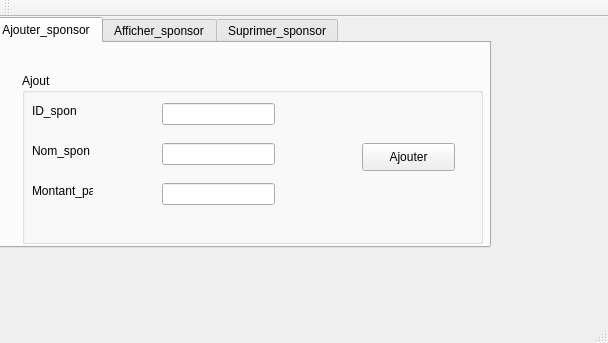
<?xml version="1.0" encoding="UTF-8"?>
<ui version="4.0">
 <class>MainWindow</class>
 <widget class="QMainWindow" name="MainWindow">
  <property name="geometry">
   <rect>
    <x>0</x>
    <y>0</y>
    <width>608</width>
    <height>343</height>
   </rect>
  </property>
  <property name="windowTitle">
   <string>Gestion des Clients</string>
  </property>
  <widget class="QWidget" name="centralWidget">
   <widget class="QTabWidget" name="tabWidget">
    <property name="geometry">
     <rect>
      <x>-10</x>
      <y>0</y>
      <width>501</width>
      <height>231</height>
     </rect>
    </property>
    <property name="currentIndex">
     <number>0</number>
    </property>
    <widget class="QWidget" name="Ajouter_sponsor">
     <attribute name="title">
      <string>Ajouter_sponsor</string>
     </attribute>
     <widget class="QGroupBox" name="Ajouter">
      <property name="geometry">
       <rect>
        <x>30</x>
        <y>30</y>
        <width>461</width>
        <height>171</height>
       </rect>
      </property>
      <property name="title">
       <string>Ajout</string>
      </property>
      <widget class="QLabel" name="ID_spon">
       <property name="geometry">
        <rect>
         <x>10</x>
         <y>30</y>
         <width>56</width>
         <height>16</height>
        </rect>
       </property>
       <property name="text">
        <string>ID_spon</string>
       </property>
      </widget>
      <widget class="QLabel" name="Nom_spon">
       <property name="geometry">
        <rect>
         <x>10</x>
         <y>70</y>
         <width>61</width>
         <height>16</height>
        </rect>
       </property>
       <property name="text">
        <string>Nom_spon</string>
       </property>
      </widget>
      <widget class="QLabel" name="Montant_payes">
       <property name="geometry">
        <rect>
         <x>10</x>
         <y>110</y>
         <width>61</width>
         <height>16</height>
        </rect>
       </property>
       <property name="text">
        <string>Montant_paye</string>
       </property>
      </widget>
      <widget class="QLineEdit" name="le_id">
       <property name="geometry">
        <rect>
         <x>140</x>
         <y>30</y>
         <width>113</width>
         <height>22</height>
        </rect>
       </property>
      </widget>
      <widget class="QLineEdit" name="le_nom">
       <property name="geometry">
        <rect>
         <x>140</x>
         <y>70</y>
         <width>113</width>
         <height>22</height>
        </rect>
       </property>
      </widget>
      <widget class="QLineEdit" name="le_MontantPaye">
       <property name="geometry">
        <rect>
         <x>140</x>
         <y>110</y>
         <width>113</width>
         <height>22</height>
        </rect>
       </property>
      </widget>
      <widget class="QPushButton" name="pb_ajouter">
       <property name="geometry">
        <rect>
         <x>340</x>
         <y>70</y>
         <width>93</width>
         <height>28</height>
        </rect>
       </property>
       <property name="text">
        <string>Ajouter</string>
       </property>
      </widget>
     </widget>
    </widget>
    <widget class="QWidget" name="Afficher_sponsor">
     <attribute name="title">
      <string>Afficher_sponsor</string>
     </attribute>
    </widget>
    <widget class="QWidget" name="suprimer_sponsor">
     <attribute name="title">
      <string>Suprimer_sponsor</string>
     </attribute>
    </widget>
   </widget>
  </widget>
  <widget class="QMenuBar" name="menuBar">
   <property name="geometry">
    <rect>
     <x>0</x>
     <y>0</y>
     <width>608</width>
     <height>26</height>
    </rect>
   </property>
  </widget>
  <widget class="QToolBar" name="mainToolBar">
   <attribute name="toolBarArea">
    <enum>TopToolBarArea</enum>
   </attribute>
   <attribute name="toolBarBreak">
    <bool>false</bool>
   </attribute>
  </widget>
  <widget class="QStatusBar" name="statusBar"/>
 </widget>
 <layoutdefault spacing="6" margin="11"/>
 <resources/>
 <connections/>
</ui>
